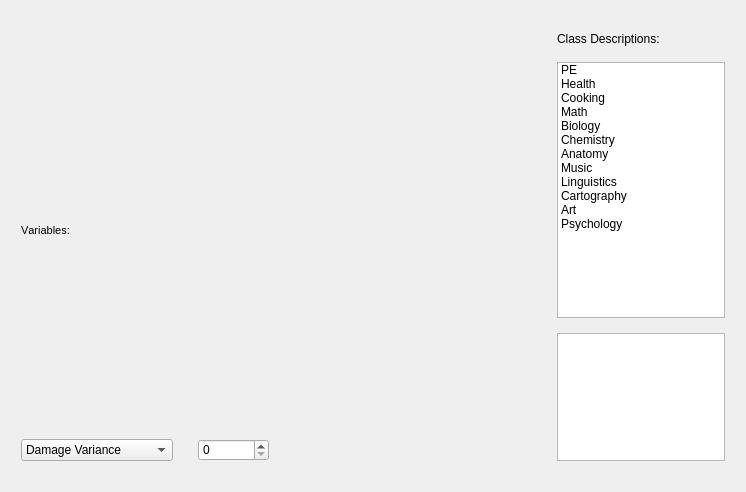
      <widget class="QWidget" name="Global">
       <attribute name="title">
        <string>Global</string>
       </attribute>
       <layout class="QVBoxLayout" name="verticalLayout_11">
        <item>
         <layout class="QGridLayout" name="gridLayout_6" columnstretch="2,1">
          <property name="leftMargin">
           <number>10</number>
          </property>
          <property name="topMargin">
           <number>20</number>
          </property>
          <property name="rightMargin">
           <number>10</number>
          </property>
          <property name="bottomMargin">
           <number>20</number>
          </property>
          <property name="horizontalSpacing">
           <number>200</number>
          </property>
          <property name="verticalSpacing">
           <number>9</number>
          </property>
          <item row="0" column="0">
           <layout class="QFormLayout" name="formLayout_5">
            <property name="horizontalSpacing">
             <number>25</number>
            </property>
            <property name="verticalSpacing">
             <number>10</number>
            </property>
            <item row="1" column="0">
             <widget class="QComboBox" name="global_variable_combo">
              <property name="minimumSize">
               <size>
                <width>131</width>
                <height>22</height>
               </size>
              </property>
              <property name="sizeIncrement">
               <size>
                <width>2</width>
                <height>2</height>
               </size>
              </property>
              <item>
               <property name="text">
                <string>Damage Variance</string>
               </property>
              </item>
              <item>
               <property name="text">
                <string>Starting Money</string>
               </property>
              </item>
              <item>
               <property name="text">
                <string>Max Experience</string>
               </property>
              </item>
              <item>
               <property name="text">
                <string>Max Level</string>
               </property>
              </item>
              <item>
               <property name="text">
                <string>Max Class Experience</string>
               </property>
              </item>
             </widget>
            </item>
            <item row="1" column="1">
             <widget class="QSpinBox" name="global_variable_spin">
              <property name="minimumSize">
               <size>
                <width>71</width>
                <height>22</height>
               </size>
              </property>
              <property name="maximumSize">
               <size>
                <width>71</width>
                <height>22</height>
               </size>
              </property>
              <property name="maximum">
               <number>151</number>
              </property>
             </widget>
            </item>
            <item row="0" column="0">
             <widget class="QLabel" name="global_variable_label">
              <property name="sizePolicy">
               <sizepolicy hsizetype="Expanding" vsizetype="Expanding">
                <horstretch>0</horstretch>
                <verstretch>0</verstretch>
               </sizepolicy>
              </property>
              <property name="font">
               <font>
                <pointsize>8</pointsize>
                <weight>50</weight>
                <italic>false</italic>
                <bold>false</bold>
                <underline>false</underline>
                <strikeout>false</strikeout>
                <kerning>false</kerning>
               </font>
              </property>
              <property name="text">
               <string>Variables:</string>
              </property>
              <property name="textFormat">
               <enum>Qt::PlainText</enum>
              </property>
              <property name="scaledContents">
               <bool>true</bool>
              </property>
             </widget>
            </item>
           </layout>
          </item>
          <item row="0" column="1">
           <layout class="QVBoxLayout" name="verticalLayout_10" stretch="0,2,1">
            <property name="spacing">
             <number>15</number>
            </property>
            <item>
             <widget class="QLabel" name="global_class_description_label">
              <property name="minimumSize">
               <size>
                <width>91</width>
                <height>16</height>
               </size>
              </property>
              <property name="toolTip">
               <string>The descriptions of each class that will be displayed ingame</string>
              </property>
              <property name="text">
               <string>Class Descriptions:</string>
              </property>
             </widget>
            </item>
            <item>
             <widget class="QListWidget" name="global_class_description_list">
              <property name="sizePolicy">
               <sizepolicy hsizetype="Expanding" vsizetype="Expanding">
                <horstretch>1</horstretch>
                <verstretch>0</verstretch>
               </sizepolicy>
              </property>
              <property name="minimumSize">
               <size>
                <width>141</width>
                <height>192</height>
               </size>
              </property>
              <property name="font">
               <font>
                <pointsize>9</pointsize>
               </font>
              </property>
              <item>
               <property name="text">
                <string>PE</string>
               </property>
              </item>
              <item>
               <property name="text">
                <string>Health</string>
               </property>
              </item>
              <item>
               <property name="text">
                <string>Cooking</string>
               </property>
              </item>
              <item>
               <property name="text">
                <string>Math</string>
               </property>
              </item>
              <item>
               <property name="text">
                <string>Biology</string>
               </property>
              </item>
              <item>
               <property name="text">
                <string>Chemistry</string>
               </property>
              </item>
              <item>
               <property name="text">
                <string>Anatomy</string>
               </property>
              </item>
              <item>
               <property name="text">
                <string>Music</string>
               </property>
              </item>
              <item>
               <property name="text">
                <string>Linguistics</string>
               </property>
              </item>
              <item>
               <property name="text">
                <string>Cartography</string>
               </property>
              </item>
              <item>
               <property name="text">
                <string>Art</string>
               </property>
              </item>
              <item>
               <property name="text">
                <string>Psychology</string>
               </property>
              </item>
             </widget>
            </item>
            <item>
             <widget class="QTextEdit" name="global_class_description_text">
              <property name="minimumSize">
               <size>
                <width>141</width>
                <height>61</height>
               </size>
              </property>
             </widget>
            </item>
           </layout>
          </item>
         </layout>
        </item>
       </layout>
      </widget>
